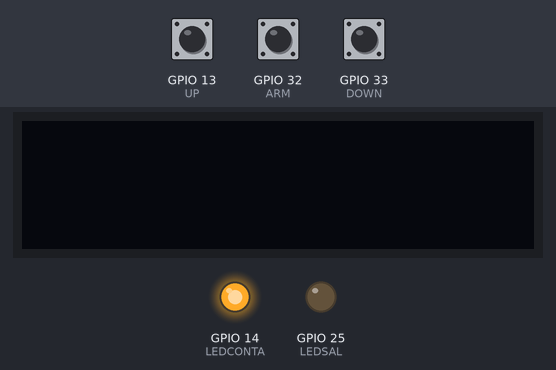
Recording of a sketch running on a simulated ESP8266 (NodeMCU). Shown: 128×32 one-colour display, output pins drawn as LEDs (lit = HIGH). Dashed ring = blinking. The inputs (shaded band) are chosen by the test bench; at power-on: GPIO 32 (ARM) HIGH, GPIO 13 (UP) HIGH, GPIO 33 (DOWN) HIGH.

Above: at 1.2 s.
1.3 s: GPIO 32 (ARM) pulled LOW for 0.15 s
At 2.1 s:
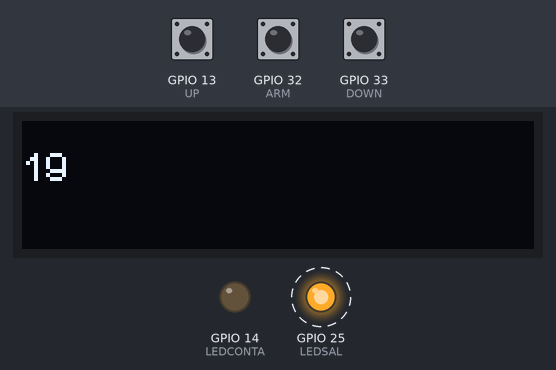
4.4 s: GPIO 32 (ARM) pulsed LOW 5 times (0.12 s each, 0.3 s apart)
At 5.7 s:
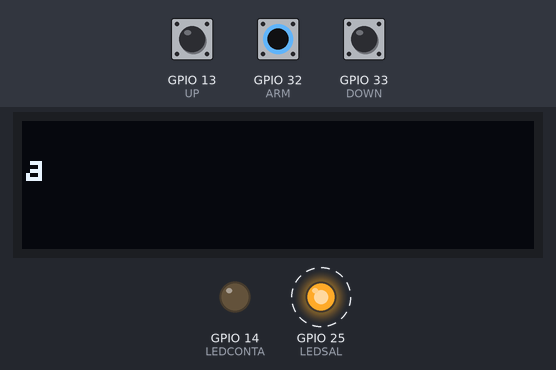
7.8 s: GPIO 13 (UP) pulsed LOW 2 times (0.12 s each, 0.3 s apart)
At 8.11 s:
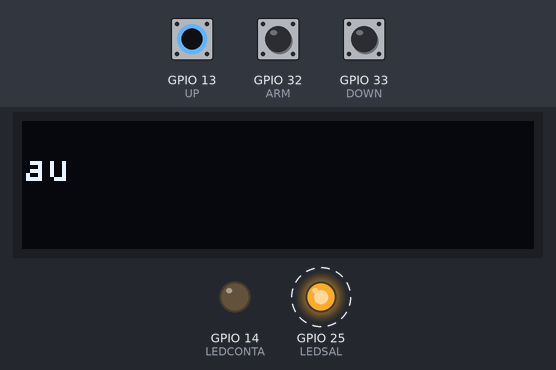
Timing chart, 0 to 21.8 s (numbered marks = the images above; inputs shaded):
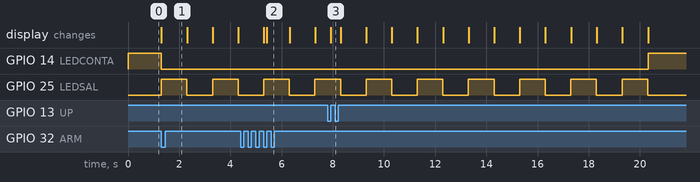

The sketch:

bomb.ino
```cpp
bool ComparaArreglos(char *ClaveDesarme, char *ClaveUsuario) {
  int ContArreglo = 0;
  for (int i = 0; i < 7; i++) {
    if (ClaveDesarme[i] == ClaveUsuario[i])
      ContArreglo = ContArreglo + 1;
  }
  if (ContArreglo == 7) {
    return true;
  }
  else {
    return false;
  }
}
#define LEDCONTA 14
#define LEDSAL 25
#define UP 13
#define DOWN 33
#define ARM 32
#include <Wire.h>
#include "SSD1306.h"
//0.66: 64*48 otros: 128*32
SSD1306Wire display(0x3c, SDA, SCL, GEOMETRY_128_32);
static uint8_t counter = 20;
static int x = 0, y = 5, Estado = 1, Suma = 0, c1 = 1, c2 = 1, c3 = 1;
static char ClaveDesarme[7] = {'u', 'u', 'd', 'd', 'u', 'd', 'a'};
static char ClaveUsuario[7];


void setup() {
  Serial.begin(115200);

  digitalWrite(LEDCONTA, HIGH);
  digitalWrite(LEDSAL, LOW);
  pinMode(LEDCONTA, OUTPUT);
  pinMode(LEDSAL, OUTPUT);
  pinMode(UP, INPUT_PULLUP);
  pinMode(DOWN, INPUT_PULLUP);
  pinMode(ARM, INPUT_PULLUP);
  display.init();
  display.setContrast(255);
  display.clear();
}
void Tarea() {
  switch (Estado) {
    case 1: {
        digitalWrite(LEDCONTA, HIGH);
        digitalWrite(LEDSAL, LOW);

        if (digitalRead(UP) == 0) {
          Suma = 1;
          c1 = 0;
        }
        if (digitalRead(DOWN) == 0) {
          Suma = -1;
          c2 = 0;
        }

        if (digitalRead(UP) == 1 && digitalRead(DOWN) == 1) {
          c3 = 0;
        }
        if (c3 == 0) {
          if (c2 == 0 || c1 == 0) {
            if (counter <= 60 && counter >= 10) {
              display.setTextAlignment(TEXT_ALIGN_LEFT);
              display.setFont(ArialMT_Plain_16);
              display.clear();
              display.drawString(x, y, String(counter));
              display.display();
              counter = (counter + Suma);
            }
            display.clear();
            display.drawString(x, y, String(counter));
            display.display();
            counter = (counter);
          }
          c1 = 1;
          c2 = 1;
          c3 = 1;
        }

        if (digitalRead(ARM) == 0) {
          Estado = 2;
        }

        break;
      }
    case 2: {
        static uint32_t previousMillis = 0;
        static uint8_t LEDsal = LOW;
        const uint32_t interval = 1000;
        uint32_t currentMillis = millis();

        digitalWrite(LEDCONTA, LOW);
        if (currentMillis - previousMillis >= 1000) {
          previousMillis = currentMillis;
          if (LEDsal == LOW) {
            LEDsal = HIGH;
          } else {
            LEDsal = LOW;
          }
          digitalWrite(LEDSAL, LEDsal);
          if  (counter > 0 ) {
            counter--;
          }
          display.clear();
          display.drawString(x, y, String(counter));
          display.display();
        }
        tarea2();

        if (counter == 0) {
          display.clear();
          display.drawString(x, y, "¡¡Boom!!");
          display.display();
          Estado = 1;
          counter = 20;
        }

        break;
      }
    default:
      display.clear();
      display.drawString(x, y, "ERROR");
      display.display();
      break;
  }

}


void tarea2() {
  static char LectorB;
  static int SupB = 0;

  int b1 = 1, b2 = 1, b3 = 1, bt = 1;
  if (digitalRead(UP) == 0) {
    LectorB = 'u';
    b1 = 0;
  }
  if (digitalRead(DOWN) == 0) {
    LectorB = 'd';
    b2 = 0;
  }
  if (digitalRead(ARM) == 0) {
    LectorB = 'a';
    b3 = 0;
  }
  if (digitalRead(UP) == 1 && digitalRead(DOWN) == 1 && digitalRead(ARM) == 1) {
    bt = 0;
  }
  if (bt == 0) {
    if (b1 == 0 || b2 == 0 || b3 == 0) {
      ClaveUsuario[SupB] = LectorB;
      SupB++;
      display.clear();
      display.drawString(x, y, String(ClaveUsuario));
      display.display();
      LectorB = 'p';

    }
  }
  if (SupB == 7) {
    if (ComparaArreglos(ClaveDesarme, ClaveUsuario)) {
      Estado = 1;
      counter = 20;
    }
    SupB = 0;
  }
}

void loop() {
  Tarea();

}
```

Measured:
- after the input at 1.3 s, GPIO 14 (LEDCONTA): HIGH → LOW at once; GPIO 25 (LEDSAL): alternates HIGH for 1.0 s and LOW for 1.0 s, starting at once; the display: changes at once (image 1)
- after the input at 4.4 s, the display: first differs from a run without the input after 1.0 s (image 2)
- after the input at 7.8 s, the display: changes after 0.13 s (image 3)
